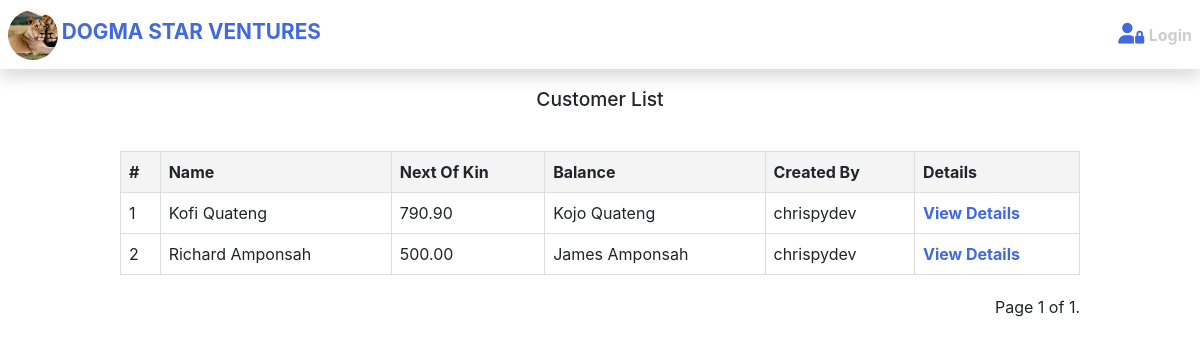
The app's page /accounts/admin-customers/, older data.
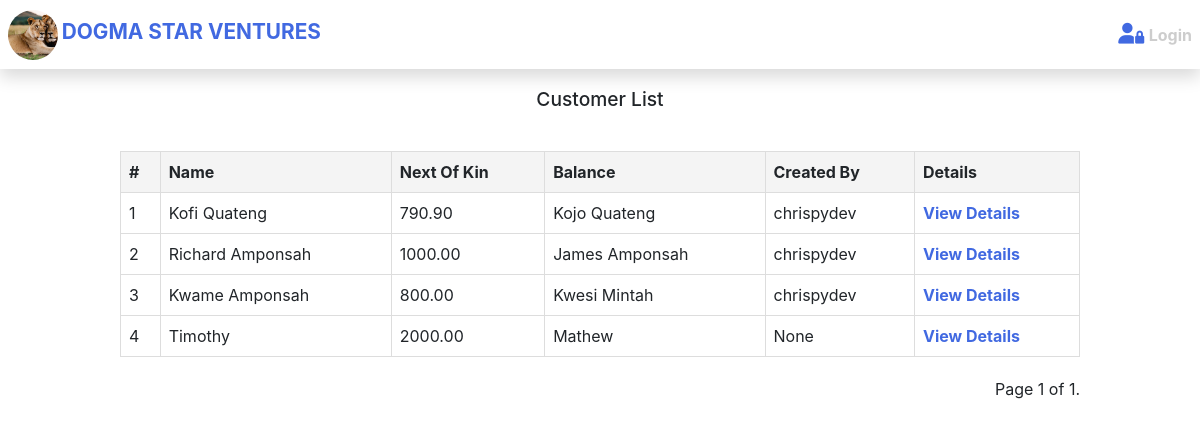
The same page, newer data.
### savings/models.py (models this page shows, shortened)
class Customer(models.Model):
    name = models.CharField(max_length=150)
    next_of_kin = models.CharField(max_length=100)
    balance = models.DecimalField(max_digits=10, decimal_places=2, default=0.0)
    customer_image = models.ImageField(
        upload_to='media_file', default='default.jpg')
    created_by = models.ForeignKey(
        Worker,
        on_delete=models.SET(set_customer_creator),
        null=True,
        blank=True,
        related_name='customers_created'
    )
    joined = models.DateTimeField(
        auto_now_add=True)  # Changed to DateTimeField
    account_number = models.CharField(
        max_length=30, unique=True, blank=True, null=True
    )

class Worker(models.Model):
    user = models.OneToOneField(User, on_delete=models.CASCADE)
    def __str__(self):
        return self.user.username

### auth/views.py (the view)
# urls.py: path('admin-customers/', CustomerAdminListView.as_view(),
class CustomerAdminListView(ListView):
    model = Customer
    template_name = 'auth/customer_admin_list.html'
    context_object_name = 'customers'
    paginate_by = 10  # Number of customers per page

### templates/auth/customer_admin_list.html (shortened to what this page needs)
{% extends 'base.html' %}
{% block content %}
<section class="record__collection wrapper">
    <div>
        <h1>Customer List</h1>
    </div>
    <article class="collection__table">
        <table class="customer__table">
            <thead>
                <tr>
                    <th>#</th>
                    <th>Name</th>
                    <th>Next Of Kin</th>
                    <th>Balance</th>
                    <th>Created By</th>
                    <th>Details</th>
                </tr>
            </thead>
            <tbody>
                {% for customer in customers %}
                <tr>
                    <td>{{ forloop.counter }}</td>
                    <td>{{ customer.name }}</td>
                    <td>{{ customer.balance }}</td>
                    <td>{{ customer.next_of_kin }}</td>
                    <td>{{ customer.created_by }}</td>
                    <td>
                        <a class="details__link" href="{% url 'admin_customer_detail' customer.id %}">
                            View Details
                        </a>
                    </td>
                </tr>
                {% endfor %}
            </tbody>
        </table>
    </article>
    <div class="pagination">
        <span class="step-links">
            <span class="current">
                Page {{ page_obj.number }} of {{ page_obj.paginator.num_pages }}.
            </span>
        </span>
    </div>
</section>
{% endblock content %}

Row changes from the older to the newer data that the page shows:
changed Customer "Richard Amponsah": balance "500.00" → "1000.00"
added Customer: name "Kwame Amponsah", balance "800.00", next_of_kin "Kwesi Mintah", created_by "chrispydev"
added Customer: name "Timothy", balance "2000.00", next_of_kin "Mathew", created_by "None"
